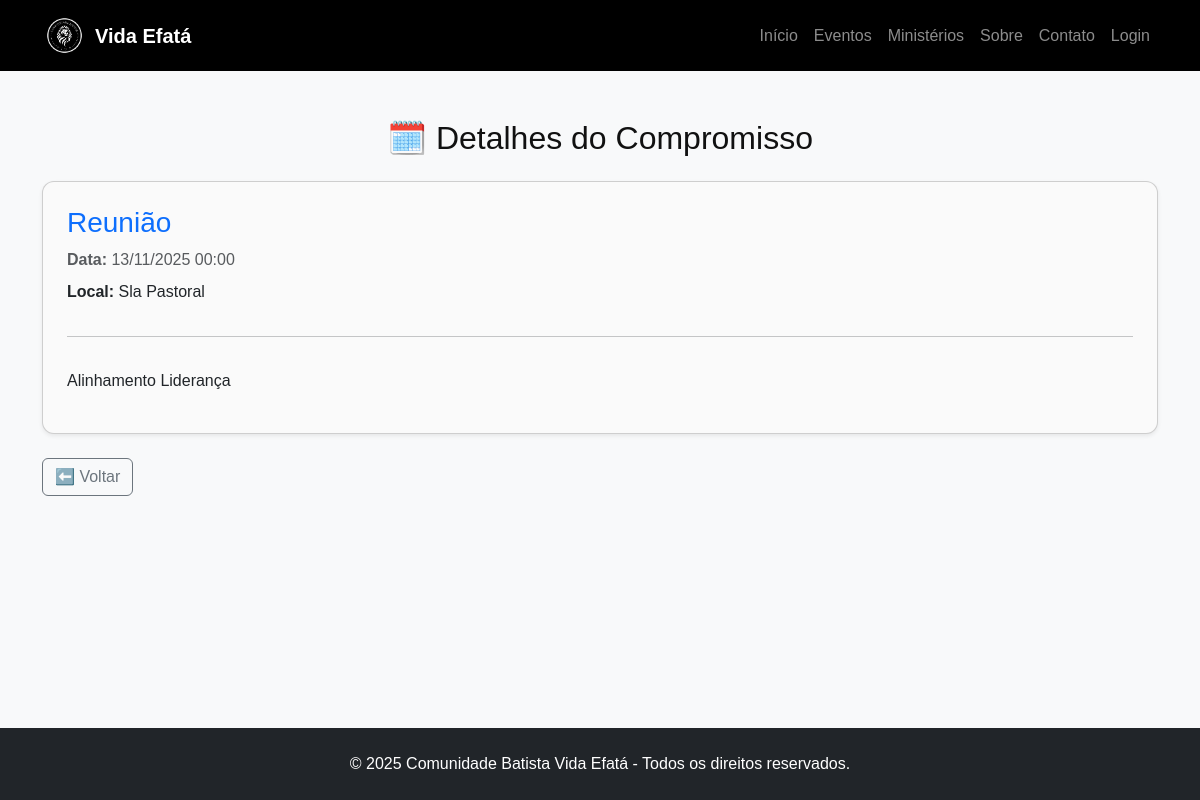
Page /compromisso/1 on the committed database.
### app.py (models this page shows, shortened)
class Compromisso(db.Model):
    __tablename__ = 'compromisso'
    id = db.Column(db.Integer, primary_key=True)
    titulo = db.Column(db.String(100), nullable=False)
    descricao = db.Column(db.Text)
    data = db.Column(db.Date, nullable=False)
    hora = db.Column(db.String(20))
    local = db.Column(db.String(100))
    membro_id = db.Column(db.Integer, db.ForeignKey('membro.id'), nullable=True)
    user_id = db.Column(db.Integer, db.ForeignKey('user.id'), nullable=True)
    criado_em = db.Column(db.DateTime, default=datetime.utcnow)
    membro = db.relationship('Membro', backref='compromissos', lazy=True)
    user = db.relationship('User', backref='compromissos', lazy=True)

### app.py (the view)
@app.route('/compromisso/<int:id>')
def detalhes_compromisso(id):
    compromisso = Compromisso.query.get_or_404(id)
    return render_template('secretaria/detalhes_compromisso.html', compromisso=compromisso)

### app.py (called while the page is built)
@app.context_processor
def inject_year():
    return {'current_year': datetime.now().year}

### templates/secretaria/detalhes_compromisso.html (shortened to what this page needs)
{% extends "base.html" %}
{% block content %}
<div class="container py-5">
    <h2 class="mb-4 text-center">🗓️ Detalhes do Compromisso</h2>
    <div class="card shadow-sm p-4">
        <h3 class="text-primary">{{ compromisso.titulo }}</h3>
        <p class="text-muted mb-2">
            <strong>Data:</strong> {{ compromisso.data.strftime('%d/%m/%Y %H:%M') if compromisso.data else 'Não informada' }}
        </p>
        {% if compromisso.local %}
        <p><strong>Local:</strong> {{ compromisso.local }}</p>
        {% endif %}
        <hr>
        <p class="mt-3">{{ compromisso.descricao or 'Sem descrição detalhada.' }}</p>
    </div>
    <div class="mt-4">
        <a href="{{ url_for('secretaria') }}" class="btn btn-outline-secondary">⬅️ Voltar</a>
    </div>
</div>
{% endblock %}

### static/css/style.css (style rules this page uses)
html, body { height: 100%; margin: 0; background-color: #fff; color: #111; font-family: 'Poppins', sans-serif; }
.card { border-radius: 12px; background-color: #fafafa; }

### rows in the picture
Compromisso: titulo "Reunião", data "13/11/2025 00:00", local "Sla Pastoral", descricao "Alinhamento Liderança"
